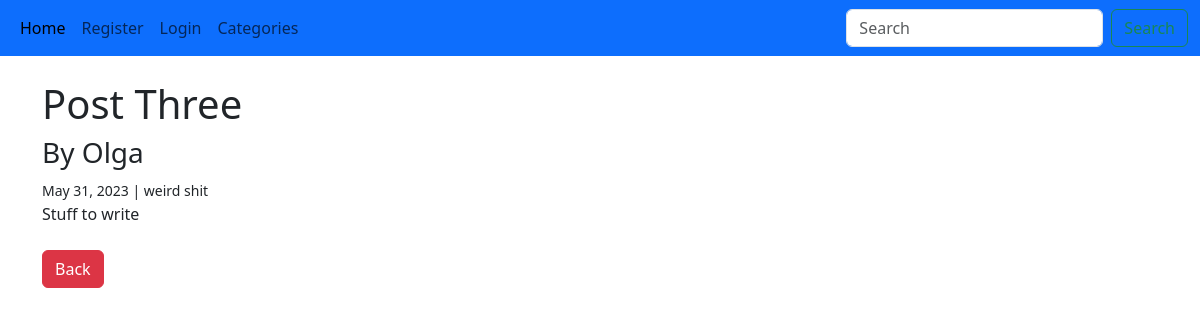
Before: /article/17 with the older database file.
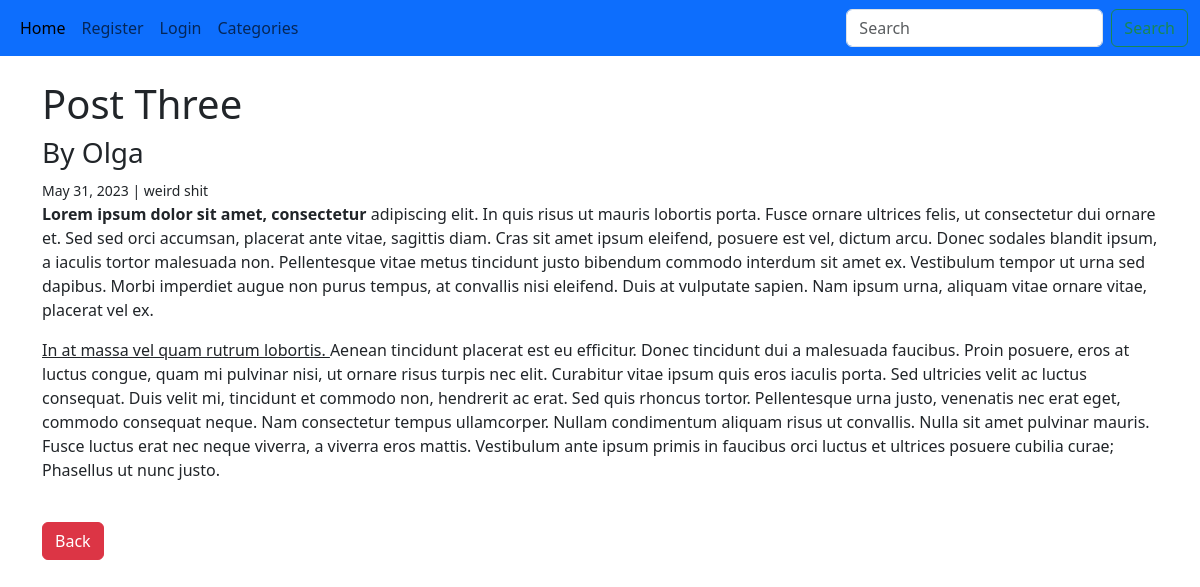
After: the same page with the newer database file.
### pages/models.py (models this page shows, shortened)
class Post(models.Model):
    title = models.CharField(max_length=255)
    title_tag = models.CharField(max_length=255, default="New Post")
    author = models.ForeignKey(User, on_delete=models.CASCADE)
    body = RichTextField(blank=True, null=True)
    snippet = models.CharField(max_length=500)
    pub_date = models.DateField(auto_now_add=True)
    category = models.ForeignKey(Category, on_delete=models.DO_NOTHING, null=True)

class Category(models.Model):
    name = models.CharField(max_length=150, default="unsorted")
    def __str__(self):
        return self.name
    class Meta:
        verbose_name_plural = "Categories"

### pages/views.py (the view)
# urls.py: path("article/<int:pk>", ArticleDetailView.as_view(), name="article-detailed"),
class ArticleDetailView(DetailView):
    model = Post
    template_name = "article_detailed.html"

### pages/templates/article_detailed.html (shortened to what this page needs)
{% extends 'base.html' %}
{% block content%}
        <h1>{{ post.title }}</h1>
        <h3>By {{ post.author }}</h3>
        <small>{{ post.pub_date }} | {{post.category}}</small>
        <div>{{ post.body|safe }}</div>
        <br/>
        <a href="{% url 'home' %}" class="btn btn-danger">Back</a>
        <br/>
{% endblock %}

Changed rows visible on the page:
changed Post "Post Three": body "Stuff to write" → "Lorem ipsum dolor sit amet, consectetur adipiscing elit. In quis risus ut mauris lobortis porta. Fusce ornare ultrices felis, ut consectetur dui ornare et. Sed sed orci accumsan, placerat ante vitae, sagittis diam. Cras sit amet ipsum eleifend, posuere est vel, dictum arcu. Donec sodales blandit ipsum, a iaculis tortor malesuada non. Pellentesque vitae metus tincidunt justo bibendum commodo interdum sit amet ex. Vestibulum tempor ut urna sed dapibus. Morbi imperdiet augue non purus tempus, at convallis nisi eleifend. Duis at vulputate sapien. Nam ipsum urna, aliquam vitae ornare vitae, placerat vel ex. In at massa vel quam rutrum lobortis. Aenean tincidunt placerat est eu efficitur. Donec…"
